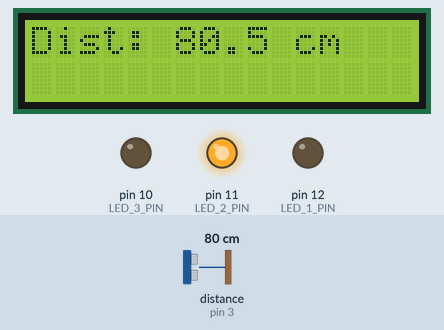
The sketch below on a simulated Arduino Uno, built with avr-gcc and run on an emulated ATmega328P. Shown: 16×2 character LCD, output pins drawn as LEDs (lit = HIGH). Wiring (inferred from the names in the program): ultrasonic range finder: trigger pin 4; echo pin 3. The test bench sets the inputs (shaded band); at power-on: distance to the obstacle (sensor on pin 3) 80 cm. The echo pulse lasts 58.3 µs per cm; pins used as bus, display or sensor lines are not drawn.

Above: at 1.2 s.
1.3 s: distance to the obstacle (sensor on pin 3) set to 2 cm
At 2.55 s:
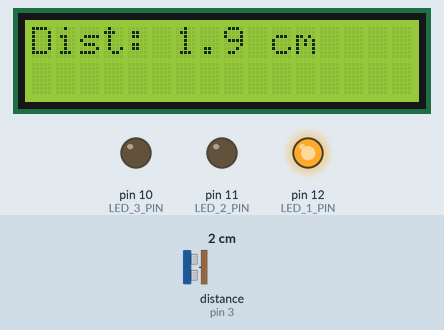
2.9 s: distance to the obstacle (sensor on pin 3) set to 250 cm
At 4.25 s:
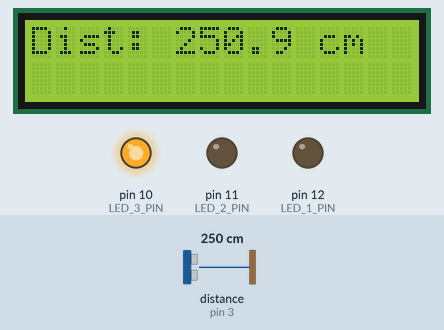
4.7 s: distance to the obstacle (sensor on pin 3) set to 299 cm
At 6.05 s:
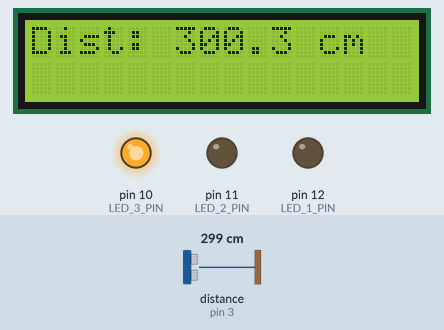
7.7 s: distance to the obstacle (sensor on pin 3) set to 250 cm
At 9.92 s:
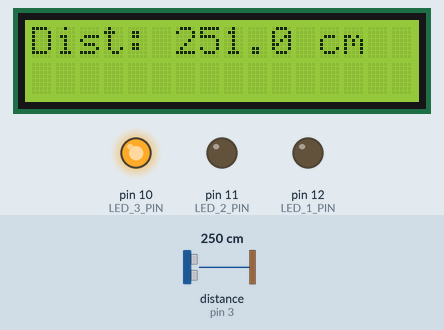
16.7 s: distance to the obstacle (sensor on pin 3) set to 299 cm
At 17.78 s:
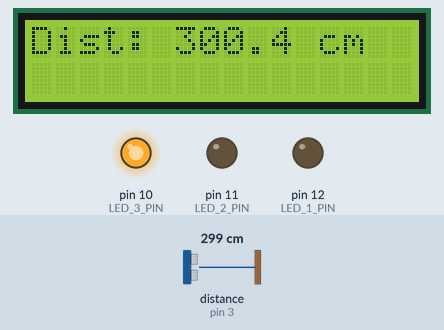
19.7 s: distance to the obstacle (sensor on pin 3) set to 250 cm
At 20.66 s:
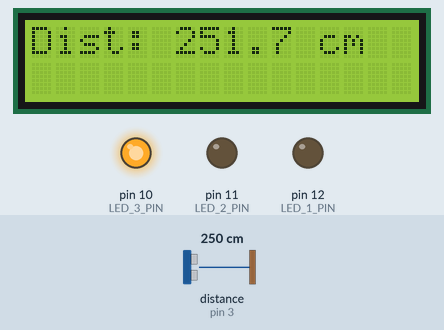
Timing chart, 0 to 22.7 s (numbered marks = the images above; inputs shaded):
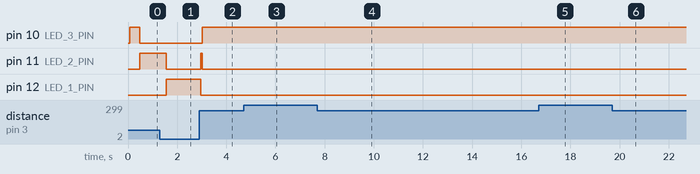

Measured:
- after the input at 1.3 s, pin 11 (LED_2_PIN): HIGH → LOW after 0.26 s; pin 12 (LED_1_PIN): LOW → HIGH after 0.26 s
- after the input at 2.9 s, pin 10 (LED_3_PIN): LOW → HIGH after 0.12 s; pin 11 (LED_2_PIN): LOW → HIGH after 0.06 s, → LOW 0.06 s later; pin 12 (LED_1_PIN): HIGH → LOW after 0.06 s; the display: first changes after 0.06 s (image 2 shows a later state)

The sketch:

collision_detection_system1.ino
```cpp
#include <LiquidCrystal.h>
#define LCD_RS_PIN A5
#define LCD_E_PIN A4
#define LCD_D4_PIN 6
#define LCD_D5_PIN 7
#define LCD_D6_PIN 8
#define LCD_D7_PIN 9

LiquidCrystal lcd(LCD_RS_PIN, LCD_E_PIN, LCD_D4_PIN,
                 LCD_D5_PIN, LCD_D6_PIN, LCD_D7_PIN );

#define LED_1_PIN 12
#define LED_2_PIN 11
#define LED_3_PIN 10
#define ECHO_PIN 3
#define TRIGGER_PIN 4

unsigned long lastTimeUltrasonicTrigger = millis();
unsigned long ultrasonicTriggerDelay = 60;

volatile unsigned long pulseInTimeBegin;
volatile unsigned long pulseInTimeEnd;
volatile bool newDistanceAvailable = false;

double previousDistance = 400.0;

void triggerUltrasonicSensor()
{
  digitalWrite(TRIGGER_PIN, LOW);
  delayMicroseconds(2);
  digitalWrite(TRIGGER_PIN, HIGH);
  delayMicroseconds(10);
  digitalWrite(TRIGGER_PIN, LOW);
}

double getUltrasonicDistance()
{
  double durationMicros = pulseInTimeEnd - pulseInTimeBegin;
  double distance = durationMicros / 58.0; // cm (148.0: inches)
  if (distance > 400.0) {
    return previousDistance;
  }
  distance = previousDistance * 0.7 + distance * 0.3;
  previousDistance = distance;
  return distance;
}

void echoPinInterrupt()
{
  if (digitalRead(ECHO_PIN) == HIGH) { // start measuring
    pulseInTimeBegin = micros();
  }
  else { // stop measuring
    pulseInTimeEnd = micros();
    newDistanceAvailable = true;
  }
}

void powerLEDsFromDistance(double distance)
{
  if (distance >= 100) {
    digitalWrite(LED_1_PIN, LOW);
    digitalWrite(LED_2_PIN, LOW);
    digitalWrite(LED_3_PIN, HIGH);
  }
  else if (distance >= 15) {
    digitalWrite(LED_1_PIN, LOW);
    digitalWrite(LED_2_PIN, HIGH);
    digitalWrite(LED_3_PIN, LOW);
  }
  else {
    digitalWrite(LED_1_PIN, HIGH);
    digitalWrite(LED_2_PIN, LOW);
    digitalWrite(LED_3_PIN, LOW);
  }
}

void setup() {
  Serial.begin(115200);
  pinMode(ECHO_PIN, INPUT);
  pinMode(TRIGGER_PIN, OUTPUT);
  pinMode(LED_1_PIN, OUTPUT);
  pinMode(LED_2_PIN, OUTPUT);
  pinMode(LED_3_PIN, OUTPUT);
  lcd.begin(16, 2);

  attachInterrupt(digitalPinToInterrupt(ECHO_PIN),
                  echoPinInterrupt,
                  CHANGE);
}

void loop() {
  unsigned long timeNow = millis();

  if (timeNow - lastTimeUltrasonicTrigger > ultrasonicTriggerDelay) {
    lastTimeUltrasonicTrigger += ultrasonicTriggerDelay;
    triggerUltrasonicSensor();
  }

  if (newDistanceAvailable) {
    newDistanceAvailable = false;
    double distance = getUltrasonicDistance();

    // Control LEDs based on distance
    powerLEDsFromDistance(distance);

    // Clear the previous display before printing new values
    lcd.clear();

    // Set the cursor position to the start of the first line
    lcd.setCursor(0, 0);

    // Print distance with one decimal point
    lcd.print("Dist: ");
    lcd.print(distance, 1); // Display with 1 decimal point

    // Optionally print "cm" to clarify units
    lcd.print(" cm");
  }
}
```
